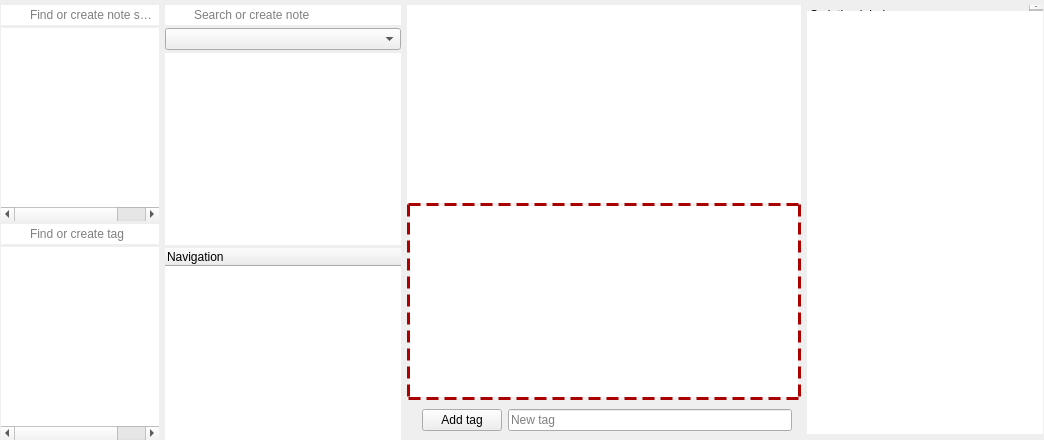
  <widget class="QWidget" name="centralWidget">
   <property name="sizePolicy">
    <sizepolicy hsizetype="Maximum" vsizetype="Maximum">
     <horstretch>0</horstretch>
     <verstretch>0</verstretch>
    </sizepolicy>
   </property>
   <layout class="QGridLayout" name="gridLayout_4">
    <property name="sizeConstraint">
     <enum>QLayout::SetMaximumSize</enum>
    </property>
    <property name="leftMargin">
     <number>1</number>
    </property>
    <property name="topMargin">
     <number>5</number>
    </property>
    <property name="rightMargin">
     <number>1</number>
    </property>
    <property name="bottomMargin">
     <number>0</number>
    </property>
    <item row="0" column="1">
     <layout class="QHBoxLayout" name="horizontalLayout_3">
      <property name="rightMargin">
       <number>0</number>
      </property>
      <item>
       <widget class="QFrame" name="tagFrame">
        <property name="sizePolicy">
         <sizepolicy hsizetype="Preferred" vsizetype="Preferred">
          <horstretch>2</horstretch>
          <verstretch>0</verstretch>
         </sizepolicy>
        </property>
        <property name="styleSheet">
         <string notr="true"/>
        </property>
        <property name="frameShape">
         <enum>QFrame::NoFrame</enum>
        </property>
        <property name="frameShadow">
         <enum>QFrame::Plain</enum>
        </property>
        <layout class="QVBoxLayout" name="verticalLayout_5">
         <property name="spacing">
          <number>3</number>
         </property>
         <property name="leftMargin">
          <number>0</number>
         </property>
         <property name="topMargin">
          <number>0</number>
         </property>
         <property name="rightMargin">
          <number>0</number>
         </property>
         <property name="bottomMargin">
          <number>0</number>
         </property>
         <item>
          <widget class="QFrame" name="noteSubFolderFrame">
           <property name="frameShape">
            <enum>QFrame::NoFrame</enum>
           </property>
           <property name="frameShadow">
            <enum>QFrame::Raised</enum>
           </property>
           <layout class="QVBoxLayout" name="verticalLayout_4">
            <property name="spacing">
             <number>3</number>
            </property>
            <property name="leftMargin">
             <number>0</number>
            </property>
            <property name="topMargin">
             <number>0</number>
            </property>
            <property name="rightMargin">
             <number>0</number>
            </property>
            <property name="bottomMargin">
             <number>0</number>
            </property>
            <item>
             <widget class="QLineEdit" name="noteSubFolderLineEdit">
              <property name="styleSheet">
               <string notr="true">QLineEdit {
	border: none;
	padding: 2px 5px 2px 27px;
	background-image: url(:/images/search-notes.svg);
	background-repeat: no-repeat;
	background-position: center left;
	margin-right: 0px;
}
</string>
              </property>
              <property name="placeholderText">
               <string>Find or create note sub folder</string>
              </property>
              <property name="clearButtonEnabled">
               <bool>true</bool>
              </property>
             </widget>
            </item>
            <item>
             <widget class="QTreeWidget" name="noteSubFolderTreeWidget">
              <property name="contextMenuPolicy">
               <enum>Qt::CustomContextMenu</enum>
              </property>
              <property name="frameShape">
               <enum>QFrame::NoFrame</enum>
              </property>
              <property name="editTriggers">
               <set>QAbstractItemView::EditKeyPressed</set>
              </property>
              <property name="selectionMode">
               <enum>QAbstractItemView::ExtendedSelection</enum>
              </property>
              <property name="headerHidden">
               <bool>true</bool>
              </property>
              <column>
               <property name="text">
                <string notr="true">Name</string>
               </property>
              </column>
              <column>
               <property name="text">
                <string notr="true">Note count</string>
               </property>
              </column>
             </widget>
            </item>
           </layout>
          </widget>
         </item>
         <item>
          <widget class="QFrame" name="tagSubFrame">
           <property name="frameShape">
            <enum>QFrame::NoFrame</enum>
           </property>
           <property name="frameShadow">
            <enum>QFrame::Raised</enum>
           </property>
           <layout class="QVBoxLayout" name="verticalLayout_3">
            <property name="spacing">
             <number>3</number>
            </property>
            <property name="leftMargin">
             <number>0</number>
            </property>
            <property name="topMargin">
             <number>0</number>
            </property>
            <property name="rightMargin">
             <number>0</number>
            </property>
            <property name="bottomMargin">
             <number>0</number>
            </property>
            <item>
             <widget class="QLineEdit" name="tagLineEdit">
              <property name="styleSheet">
               <string notr="true">QLineEdit {
	border: none;
	padding: 2px 5px 2px 27px;
	background-image: url(:/images/search-notes.svg);
	background-repeat: no-repeat;
	background-position: center left;
	margin-right: 0px;
}
</string>
              </property>
              <property name="placeholderText">
               <string>Find or create tag</string>
              </property>
              <property name="clearButtonEnabled">
               <bool>true</bool>
              </property>
             </widget>
            </item>
            <item>
             <widget class="QTreeWidget" name="tagTreeWidget">
              <property name="contextMenuPolicy">
               <enum>Qt::CustomContextMenu</enum>
              </property>
              <property name="frameShape">
               <enum>QFrame::NoFrame</enum>
              </property>
              <property name="editTriggers">
               <set>QAbstractItemView::EditKeyPressed</set>
              </property>
              <property name="selectionMode">
               <enum>QAbstractItemView::ExtendedSelection</enum>
              </property>
              <property name="headerHidden">
               <bool>true</bool>
              </property>
              <column>
               <property name="text">
                <string notr="true">Name</string>
               </property>
              </column>
              <column>
               <property name="text">
                <string notr="true">Note count</string>
               </property>
              </column>
             </widget>
            </item>
           </layout>
          </widget>
         </item>
        </layout>
       </widget>
      </item>
      <item>
       <widget class="QFrame" name="notesListFrame">
        <property name="sizePolicy">
         <sizepolicy hsizetype="Preferred" vsizetype="Preferred">
          <horstretch>3</horstretch>
          <verstretch>0</verstretch>
         </sizepolicy>
        </property>
        <property name="styleSheet">
         <string notr="true"/>
        </property>
        <layout class="QVBoxLayout" name="notesListLayout">
         <property name="spacing">
          <number>3</number>
         </property>
         <property name="leftMargin">
          <number>0</number>
         </property>
         <property name="topMargin">
          <number>0</number>
         </property>
         <property name="rightMargin">
          <number>0</number>
         </property>
         <property name="bottomMargin">
          <number>0</number>
         </property>
         <item>
          <widget class="QFrame" name="noteListSubFrame">
           <property name="frameShape">
            <enum>QFrame::NoFrame</enum>
           </property>
           <property name="frameShadow">
            <enum>QFrame::Raised</enum>
           </property>
           <layout class="QVBoxLayout" name="noteListSubFrameLayout">
            <property name="spacing">
             <number>3</number>
            </property>
            <property name="leftMargin">
             <number>0</number>
            </property>
            <property name="topMargin">
             <number>0</number>
            </property>
            <property name="rightMargin">
             <number>0</number>
            </property>
            <property name="bottomMargin">
             <number>0</number>
            </property>
            <item>
             <widget class="QLineEdit" name="searchLineEdit">
              <property name="toolTip">
               <string>Search for notes or create new notes by entering text and pressing return</string>
              </property>
              <property name="styleSheet">
               <string notr="true">QLineEdit {
	border: none;
	padding: 2px 5px 2px 27px;
	background-image: url(:/images/search-notes.svg);
	background-repeat: no-repeat;
	background-position: center left;
	margin-right: 0px;
}
</string>
              </property>
              <property name="placeholderText">
               <string>Search or create note</string>
              </property>
              <property name="clearButtonEnabled">
               <bool>true</bool>
              </property>
             </widget>
            </item>
            <item>
             <widget class="ComboBox" name="noteFolderComboBox">
              <property name="toolTip">
               <string>Note folder</string>
              </property>
              <property name="styleSheet">
               <string notr="true"/>
              </property>
              <property name="maxVisibleItems">
               <number>100</number>
              </property>
             </widget>
            </item>
            <item>
             <widget class="QTreeWidget" name="noteTreeWidget">
              <property name="contextMenuPolicy">
               <enum>Qt::CustomContextMenu</enum>
              </property>
              <property name="frameShape">
               <enum>QFrame::NoFrame</enum>
              </property>
              <property name="selectionMode">
               <enum>QAbstractItemView::ExtendedSelection</enum>
              </property>
              <property name="rootIsDecorated">
               <bool>false</bool>
              </property>
              <attribute name="headerVisible">
               <bool>false</bool>
              </attribute>
              <column>
               <property name="text">
                <string notr="true">1</string>
               </property>
              </column>
             </widget>
            </item>
           </layout>
          </widget>
         </item>
         <item>
          <widget class="QFrame" name="navigationFrame">
           <property name="frameShape">
            <enum>QFrame::NoFrame</enum>
           </property>
           <property name="frameShadow">
            <enum>QFrame::Raised</enum>
           </property>
           <layout class="QVBoxLayout" name="verticalLayout_2">
            <property name="spacing">
             <number>3</number>
            </property>
            <property name="leftMargin">
             <number>0</number>
            </property>
            <property name="topMargin">
             <number>0</number>
            </property>
            <property name="rightMargin">
             <number>0</number>
            </property>
            <property name="bottomMargin">
             <number>0</number>
            </property>
            <item>
             <widget class="NavigationWidget" name="navigationWidget">
              <property name="frameShape">
               <enum>QFrame::NoFrame</enum>
              </property>
              <attribute name="headerVisible">
               <bool>true</bool>
              </attribute>
              <column>
               <property name="text">
                <string>Navigation</string>
               </property>
              </column>
             </widget>
            </item>
           </layout>
          </widget>
         </item>
        </layout>
       </widget>
      </item>
      <item>
       <widget class="QFrame" name="noteEditFrame">
        <property name="sizePolicy">
         <sizepolicy hsizetype="Preferred" vsizetype="Preferred">
          <horstretch>5</horstretch>
          <verstretch>0</verstretch>
         </sizepolicy>
        </property>
        <property name="styleSheet">
         <string notr="true"/>
        </property>
        <property name="frameShape">
         <enum>QFrame::NoFrame</enum>
        </property>
        <layout class="QVBoxLayout" name="verticalLayout">
         <property name="spacing">
          <number>0</number>
         </property>
         <property name="leftMargin">
          <number>0</number>
         </property>
         <property name="topMargin">
          <number>0</number>
         </property>
         <property name="rightMargin">
          <number>0</number>
         </property>
         <property name="bottomMargin">
          <number>0</number>
         </property>
         <item>
          <widget class="QOwnNotesMarkdownTextEdit" name="noteTextEdit">
           <property name="enabled">
            <bool>true</bool>
           </property>
           <property name="contextMenuPolicy">
            <enum>Qt::CustomContextMenu</enum>
           </property>
           <property name="frameShape">
            <enum>QFrame::NoFrame</enum>
           </property>
           <property name="cursorWidth">
            <number>1</number>
           </property>
          </widget>
         </item>
         <item>
          <widget class="QOwnNotesMarkdownTextEdit" name="encryptedNoteTextEdit">
           <property name="enabled">
            <bool>true</bool>
           </property>
           <property name="contextMenuPolicy">
            <enum>Qt::DefaultContextMenu</enum>
           </property>
           <property name="styleSheet">
            <string notr="true">QPlainTextEdit {
	border: 3px dashed #aa0000;
}
</string>
           </property>
           <property name="frameShape">
            <enum>QFrame::NoFrame</enum>
           </property>
          </widget>
         </item>
         <item>
          <widget class="QFrame" name="noteTextEditSearchFrame">
           <property name="frameShape">
            <enum>QFrame::NoFrame</enum>
           </property>
           <property name="lineWidth">
            <number>0</number>
           </property>
          </widget>
         </item>
         <item>
          <widget class="QFrame" name="noteTagFrame">
           <property name="styleSheet">
            <string notr="true">QFrame { border: none; }</string>
           </property>
           <property name="frameShape">
            <enum>QFrame::NoFrame</enum>
           </property>
           <property name="frameShadow">
            <enum>QFrame::Raised</enum>
           </property>
           <layout class="QHBoxLayout" name="horizontalLayout">
            <item>
             <widget class="QFrame" name="noteTagButtonFrame">
              <property name="frameShape">
               <enum>QFrame::NoFrame</enum>
              </property>
              <property name="frameShadow">
               <enum>QFrame::Plain</enum>
              </property>
              <layout class="QHBoxLayout" name="horizontalLayout_2">
               <property name="leftMargin">
                <number>0</number>
               </property>
               <property name="topMargin">
                <number>0</number>
               </property>
               <property name="rightMargin">
                <number>0</number>
               </property>
               <property name="bottomMargin">
                <number>0</number>
               </property>
              </layout>
             </widget>
            </item>
            <item>
             <widget class="QPushButton" name="newNoteTagButton">
              <property name="toolTip">
               <string>add a tag to this note</string>
              </property>
              <property name="text">
               <string>Add tag</string>
              </property>
              <property name="icon">
               <iconset theme="tag" resource="breeze-qownnotes.qrc">
                <normaloff>:/icons/breeze-qownnotes/16x16/tag.svg</normaloff>:/icons/breeze-qownnotes/16x16/tag.svg</iconset>
              </property>
             </widget>
            </item>
            <item>
             <widget class="QLineEdit" name="newNoteTagLineEdit">
              <property name="placeholderText">
               <string>New tag</string>
              </property>
             </widget>
            </item>
           </layout>
          </widget>
         </item>
        </layout>
       </widget>
      </item>
      <item>
       <widget class="QFrame" name="noteViewFrame">
        <property name="sizePolicy">
         <sizepolicy hsizetype="Preferred" vsizetype="Preferred">
          <horstretch>3</horstretch>
          <verstretch>0</verstretch>
         </sizepolicy>
        </property>
        <property name="styleSheet">
         <string notr="true"/>
        </property>
        <property name="frameShape">
         <enum>QFrame::NoFrame</enum>
        </property>
        <layout class="QGridLayout" name="gridLayout">
         <property name="leftMargin">
          <number>0</number>
         </property>
         <property name="topMargin">
          <number>0</number>
         </property>
         <property name="rightMargin">
          <number>0</number>
         </property>
         <property name="bottomMargin">
          <number>0</number>
         </property>
         <item row="0" column="1">
          <widget class="QScrollArea" name="scriptingScrollArea">
           <property name="sizePolicy">
            <sizepolicy hsizetype="Expanding" vsizetype="Ignored">
             <horstretch>0</horstretch>
             <verstretch>0</verstretch>
            </sizepolicy>
           </property>
           <property name="minimumSize">
            <size>
             <width>0</width>
             <height>10</height>
            </size>
           </property>
           <property name="frameShape">
            <enum>QFrame::NoFrame</enum>
           </property>
           <property name="widgetResizable">
            <bool>true</bool>
           </property>
           <widget class="QWidget" name="scrollAreaWidgetContents">
            <property name="geometry">
             <rect>
              <x>0</x>
              <y>0</y>
              <width>300</width>
              <height>26</height>
             </rect>
            </property>
            <layout class="QVBoxLayout" name="scriptingScrollAreaLayout">
             <property name="leftMargin">
              <number>3</number>
             </property>
             <property name="topMargin">
              <number>3</number>
             </property>
             <property name="rightMargin">
              <number>3</number>
             </property>
             <property name="bottomMargin">
              <number>3</number>
             </property>
             <item>
              <widget class="QLabel" name="scriptingDemoLabel">
               <property name="text">
                <string notr="true">Scripting label</string>
               </property>
               <property name="wordWrap">
                <bool>true</bool>
               </property>
               <property name="textInteractionFlags">
                <set>Qt::LinksAccessibleByMouse|Qt::TextSelectableByMouse</set>
               </property>
              </widget>
             </item>
            </layout>
           </widget>
          </widget>
         </item>
         <item row="1" column="1">
          <widget class="NotePreviewWidget" name="noteTextView">
           <property name="enabled">
            <bool>true</bool>
           </property>
           <property name="contextMenuPolicy">
            <enum>Qt::CustomContextMenu</enum>
           </property>
           <property name="styleSheet">
            <string notr="true"/>
           </property>
           <property name="frameShape">
            <enum>QFrame::NoFrame</enum>
           </property>
           <property name="readOnly">
            <bool>true</bool>
           </property>
           <property name="html">
            <string notr="true">&lt;!DOCTYPE HTML PUBLIC &quot;-//W3C//DTD HTML 4.0//EN&quot; &quot;http://www.w3.org/TR/REC-html40/strict.dtd&quot;&gt;
&lt;html&gt;&lt;head&gt;&lt;meta name=&quot;qrichtext&quot; content=&quot;1&quot; /&gt;&lt;style type=&quot;text/css&quot;&gt;
p, li { white-space: pre-wrap; }
&lt;/style&gt;&lt;/head&gt;&lt;body style=&quot; font-family:'Noto Sans'; font-size:11pt; font-weight:400; font-style:normal;&quot;&gt;
&lt;p style=&quot;-qt-paragraph-type:empty; margin-top:0px; margin-bottom:0px; margin-left:0px; margin-right:0px; -qt-block-indent:0; text-indent:0px; font-family:'Sans Serif'; font-size:9pt;&quot;&gt;&lt;br /&gt;&lt;/p&gt;&lt;/body&gt;&lt;/html&gt;</string>
           </property>
           <property name="acceptRichText">
            <bool>false</bool>
           </property>
           <property name="openExternalLinks">
            <bool>true</bool>
           </property>
           <property name="openLinks">
            <bool>false</bool>
           </property>
          </widget>
         </item>
         <item row="2" column="1">
          <widget class="QFrame" name="noteTextViewSearchFrame">
           <property name="frameShape">
            <enum>QFrame::NoFrame</enum>
           </property>
          </widget>
         </item>
        </layout>
       </widget>
      </item>
     </layout>
    </item>
   </layout>
  </widget>
